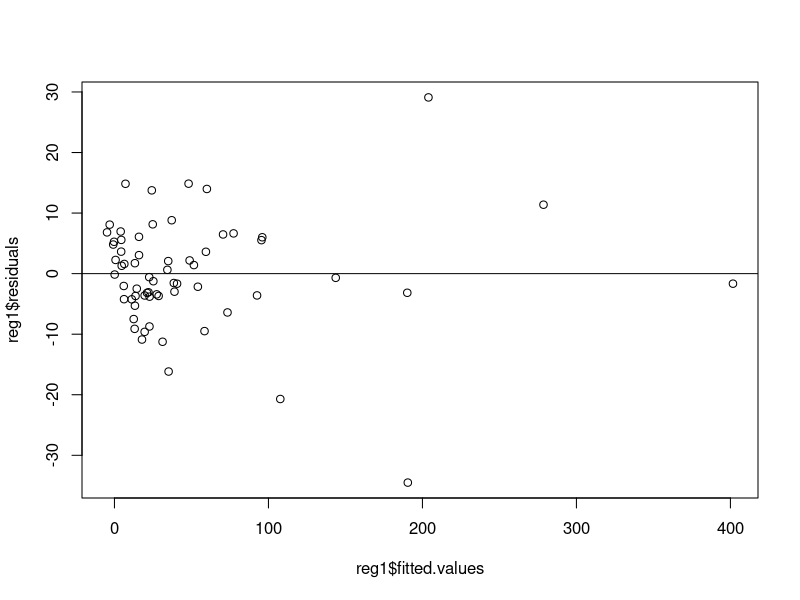
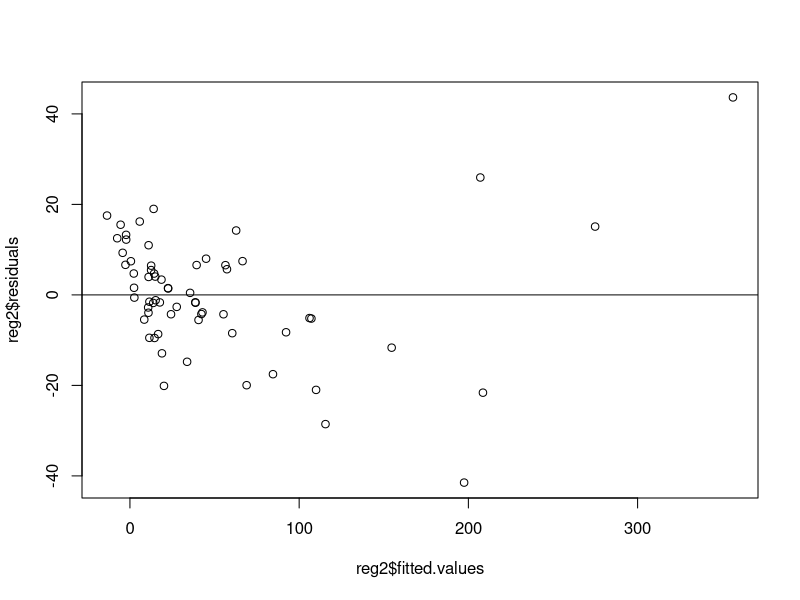
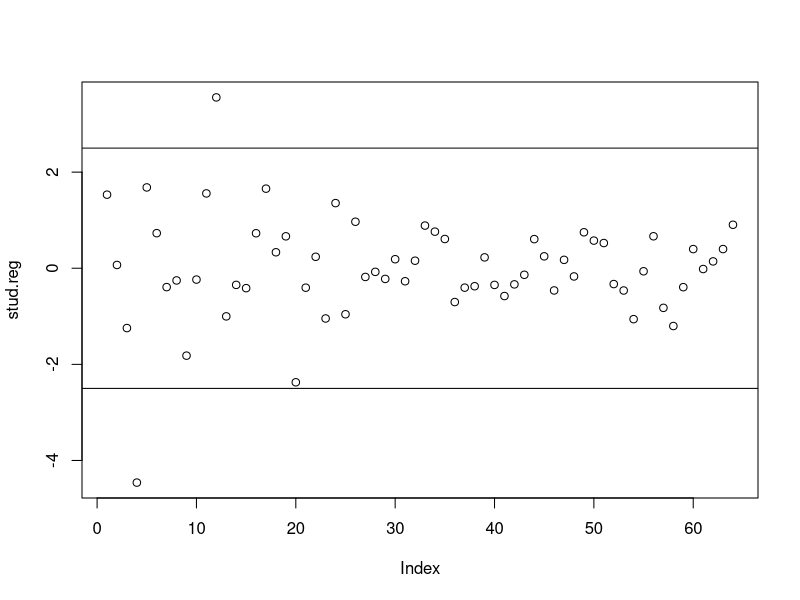
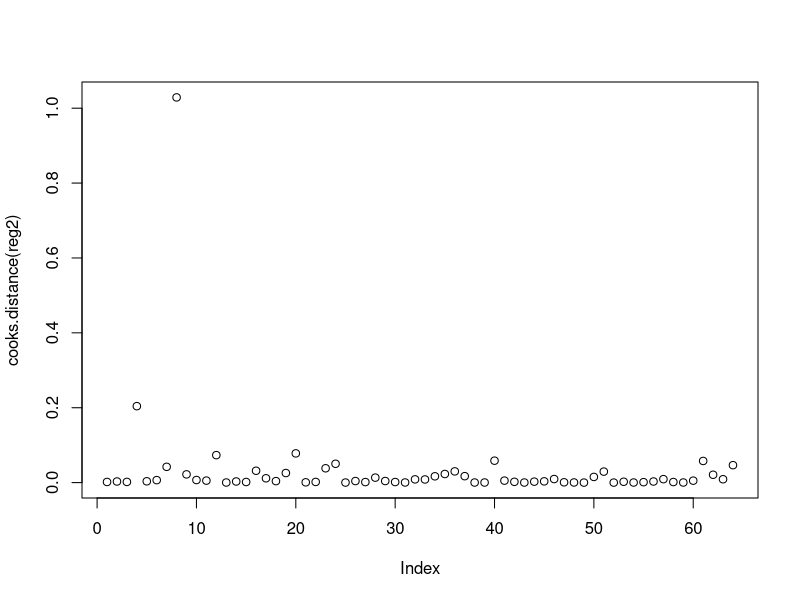
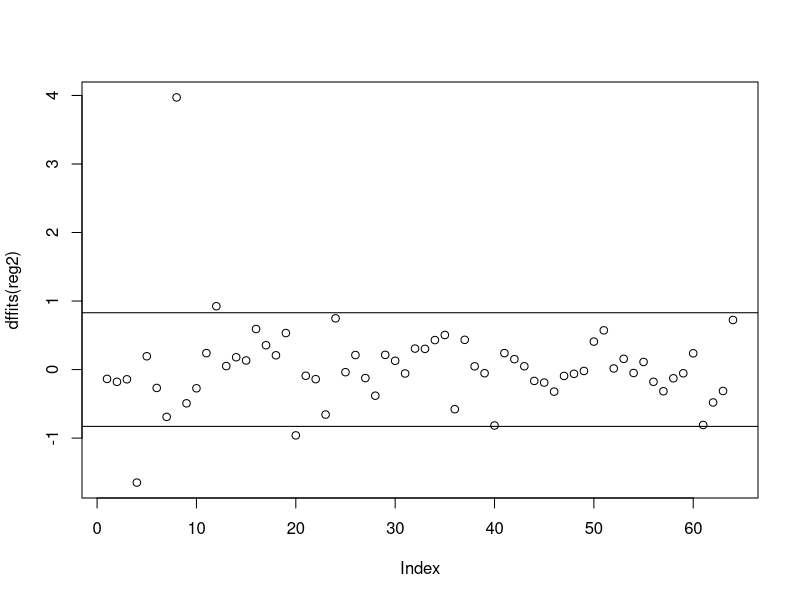
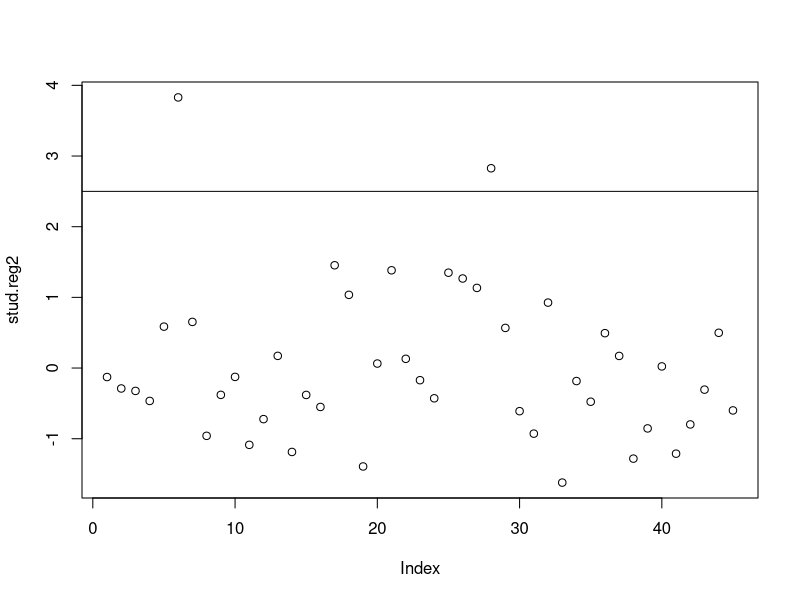
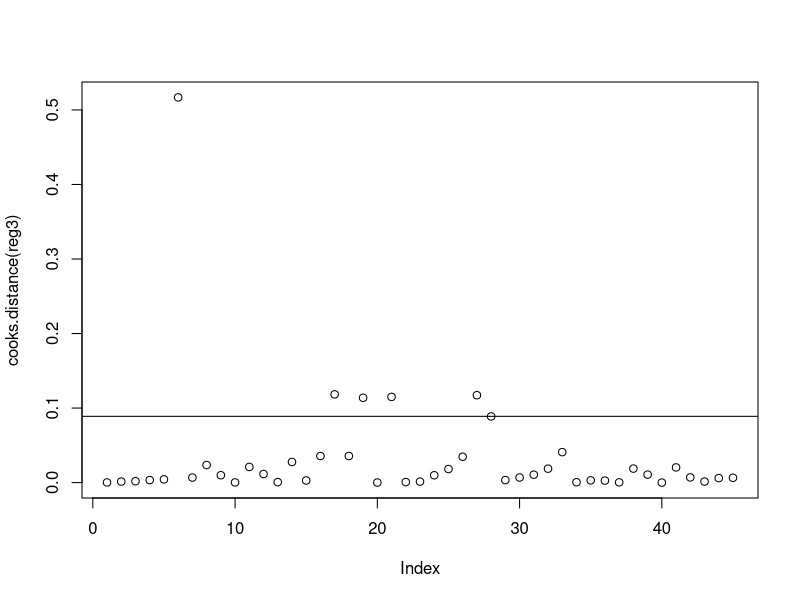
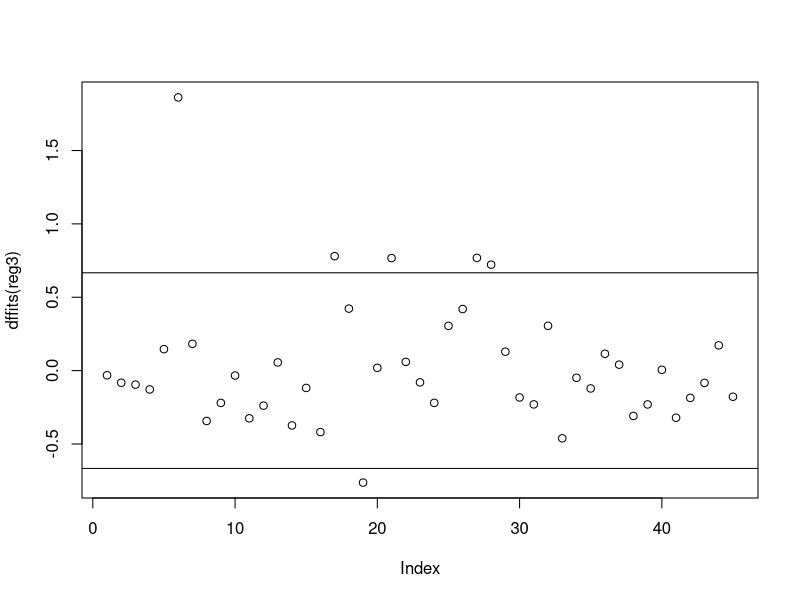

Write R code to recreate these figures, in order.
library(MASS)
attach(Insurance)
library(leaps)
library(stats)
summary(Insurance)
#model init
reg1<-lm(Claims~Holders+Age+Group+District)
reg2<-lm(Claims~sqrt(Holders)+Age+Group+District)
plot(reg1$fitted.values, reg1$residuals)
abline(h=0)
plot(reg2$fitted.values, reg2$residuals)
abline(h=0)
AIC(reg1)
AIC(reg2)
#studentized resids
stud.reg<-rstudent(reg1)
plot(stud.reg)
abline(h=2.5)
abline(h=-2.5)
#identify(stud.reg)
(1:64)[abs(stud.reg)>2.5]

#leverage
summary(Insurance)
lev<-hatvalues(reg1)
thres<-(5/nrow(Insurance))*2.5
head(sort(lev, decr=T))

lev2<-hatvalues(reg2)
thres2<-(4/nrow(Insurance))*2.5
sort(lev2, decr=T)
#cooks disty
plot(cooks.distance(reg2))
identify(cooks.distance(reg2))

#dffitz
summary(reg2)
dfmod<-dffits(reg2)
plot(dffits(reg2))
dffits.thres<-2*sqrt(11/64)
dffits.thres
abline(h=dffits.thres)
abline(h=-dffits.thres)
(1:64)[dfmod>dffits.thres]

dfbeta(reg2)[8,]

################################################################################
################################################################################
################################################################################
install.packages("car")
library(car)
attach(Duncan)
summary(Duncan)

reg3<-lm(prestige~income+education+type)
summary(reg3)
#studentizeded
stud.reg2<-rstudent(reg3)
plot(stud.reg2)
abline(h=2.5)
abline(h=-2.5)
(1:45)[abs(stud.reg2)>2.5]
outliers <- which(abs(stud.reg2) > 2.5)
outliers
#identify(stud.reg2)

#leverage
lev3<-hatvalues(reg3)
thres3<-(5/nrow(Duncan))*2
thres3
lev3
sort(lev3, decr=T)
(1:45)[lev3>thres3]

#COOKS
plot(cooks.distance(reg3))
abline(h=4/nrow(Duncan))
(1:45)[cooks.distance(reg3)>(4/nrow(Duncan))]
#DFFITS
summary(reg3)
dfmod2<-dffits(reg3)
dffits(reg3)[which.max(abs(dffits(reg3)))]

plot(dffits(reg3))
dffits.thres2<-2*sqrt(length(coef(reg3))/nrow(Duncan))
dffits.thres2
abline(h=dffits.thres2)
abline(h=-dffits.thres2)
(1:45)[abs(dfmod2)>dffits.thres2]
#beta change
dfb<-dfbeta(reg3)
dfb



which.max(abs(dfb[,"income"]))
dfb[6,]
Duncan[6,]

which.max(abs(dfb[,"education"]))
dfb[17,]
Duncan[17,]

dfb <- dfbeta(reg3)  
dfb[6,]       


which.max(abs(dfb[,"(Intercept)"]))
dfb[19,]
Duncan[19,]

#########################################
##PCA
#If you use principal components to replace income and education with
#just one predictor, how much variability in income and education can be
#explained with just one term?

pcaIncome<-prcomp(Duncan[,c("income","education")], scale.=T)
summary(pcaIncome)
reg4 <- lm(prestige ~ income + education+type, data = Duncan)

regPCA<-lm(prestige~pcaIncome$x[,1]+type, data=Duncan)
summary(regPCA)
summary(reg4)

summary(regPCA)$adj.r.squared
summary(reg4)$adj.r.squared

AIC(regPCA)
AIC(reg4)
vif(reg4)
vif(regPCA)
